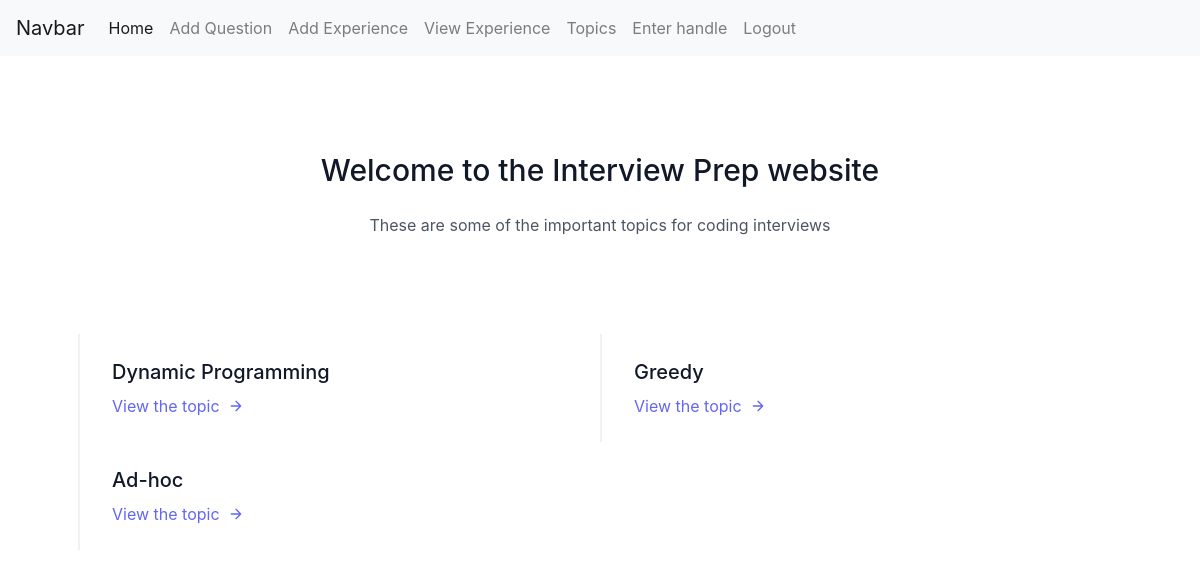
/question/ (signed in), run on the app's committed database.
### interviewapp/models.py (models this page shows, shortened)
class topics(models.Model):
    topicname=models.CharField(max_length=255,blank=True,null=True);

### interviewapp/views.py (the view)
# urls.py: path('question/', views.showquestions,name="questionlist"),
def showquestions(request):
    l1 = topics.objects.all()
    return render(request,'interviewstuff/questions.html',{'relevant':l1})

### templates/interviewstuff/questions.html (shortened to what this page needs)
<!DOCTYPE html>
<html lang="en" dir="ltr">
  <head>
    <link rel="stylesheet" href="https://cdnjs.cloudflare.com/ajax/libs/tailwindcss/2.0.2/tailwind.min.css">
    <link rel="stylesheet" href="https://maxcdn.bootstrapcdn.com/bootstrap/4.5.2/css/bootstrap.min.css">
  </head>
  <body>
    <nav class="navbar navbar-expand-lg navbar-light bg-light">
  <a class="navbar-brand" href="#">Navbar</a>
  <div class="collapse navbar-collapse" id="navbarNavAltMarkup">
    <div class="navbar-nav">
      <a class="nav-item nav-link active" href="/">Home <span class="sr-only">(current)</span></a>
      <a class="nav-item nav-link" href="{% url 'qadd' %}">Add Question</a>
      <a class="nav-item nav-link" href="{%url 'addexp' %}">Add Experience</a>
      <a class="nav-item nav-link " href="{%url 'showexp' %}">View Experience</a>
        <a class="nav-item nav-link" href="{%url 'questionlist' %}">Topics</a>
          <a class="nav-item nav-link" href="{%url 'gethandle' %}">Enter handle</a>
        {% if user.is_authenticated %}
             <a class="nav-item nav-link" href="{%url 'signout' %}">Logout</a>
             {% else %}
                 <a class="nav-item nav-link" href="{%url 'signin' %}">Login</a>
                  <a class="nav-item nav-link" href="{%url 'signup' %}">Signup</a>
                  {% endif %}
    </div>
  </div>
</nav>
    <section class="text-gray-600 body-font">
  <div class="container px-5 py-24 mx-auto">
    <div class="flex flex-col text-center w-full mb-20">
      <h1 class="sm:text-3xl text-2xl font-medium title-font mb-4 text-gray-900">Welcome to the Interview Prep website</h1>
      <p class="lg:w-2/3 mx-auto leading-relaxed text-base">These are some of the important topics for coding interviews</p>
    </div>
    {% if user.is_authenticated %}
    <div class="flex flex-wrap">
      {% for i in relevant %}
        <div class="xl:w-1/4 lg:w-1/2 md:w-full px-8 py-6 border-l-2 border-gray-200 border-opacity-60">
          <h2 class="text-lg sm:text-xl text-gray-900 font-medium title-font mb-2">{{i.topicname}}</h2>
          <a class="text-indigo-500 inline-flex items-center" href="{% url 'gtopic' i.pk%}">View  the topic
            <svg fill="none" stroke="currentColor" stroke-linecap="round" stroke-linejoin="round" stroke-width="2" class="w-4 h-4 ml-2" viewBox="0 0 24 24">
              <path d="M5 12h14M12 5l7 7-7 7"></path>
            </svg>
          </a>
        </div>
        <br>
      	{% endfor %}
    </div>
    {% else %}
  <a href="{%url 'signin' %}">  <button class="flex mx-auto mt-16 text-white bg-indigo-500 border-0 py-2 px-8 focus:outline-none hover:bg-indigo-600 rounded text-lg">Login</button> </a>
    {% endif %}
  </div>
</section>
      </body>
      </html>

### data on the page
topics: topicname "Dynamic Programming"
topics: topicname "Greedy"
topics: topicname "Ad-hoc"
